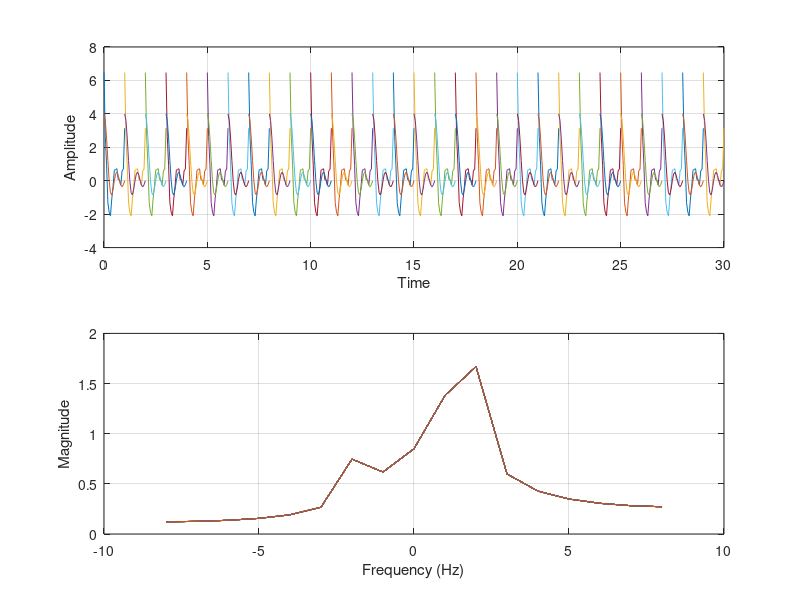

Here is the MATLAB script that generated this plot:
clear all
close all
duration_signal=29;
A=1;
for T = 0:duration_signal  %%%% Duration 30 seconds with interval of 1 sec.
    if T==0
    display('Transmission Started')
     display (T)
    elseif (T==duration_signal) 
        display('Transmission ends: see the final result')
     display (T)
    else
            display('Transmission in progress: please wait')
     display (T)
    end 
    freq=2;
  
    fs=8*freq;
    ts=1/fs;
    t=0:ts:1;
    mt= 2*freq*sinc(2*freq*(t));
    mht=hilbert(mt);
    
    x_t=mt+1j*mht;
    len=length(x_t);
    freqaxis=linspace(-fs/2, fs/2, len);
    x_f=fft(x_t,len)/fs;
    
    figure(1)
    
    hold all  %%% keeps the previous plots and everytime changes the color
    subplot(2,1,1), plot(t+T,real(x_t),t+T , imag(x_t));
    xlabel('Time')
    ylabel('Amplitude')
    grid on
   
    hold on     %%% keeps the previous plots 
    subplot(2,1,2), plot(freqaxis,fftshift(abs(x_f)))
      xlabel('Frequency (Hz)')
    ylabel('Magnitude')
    grid on
    %pause(2)  %%%%% pauses for 2 seconds and then go for next loop increment.
end